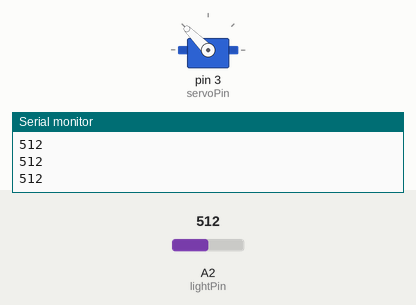
The sketch below on a simulated Arduino Uno, built with avr-gcc and run on an emulated ATmega328P. On the bench: servo, the last lines printed to the serial monitor. The inputs (shaded band) are chosen by the test bench; at power-on: A2 (lightPin) = 512.

Above: at 1.3 s.
1.4 s: A2 (lightPin) set to 716
At 2.4 s:
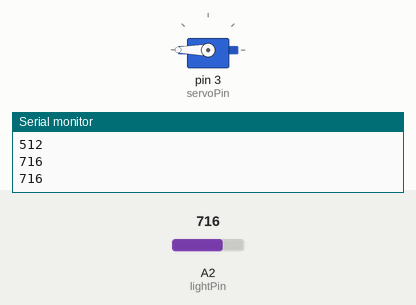
3.5 s: A2 (lightPin) set to 122
At 5.2 s:
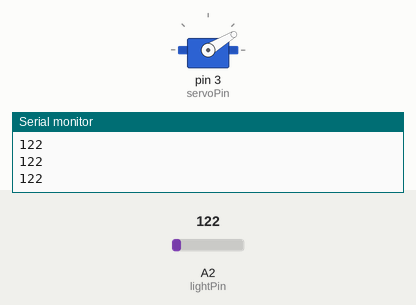
5.5 s: A2 (lightPin) set to 0
At 6.8 s:
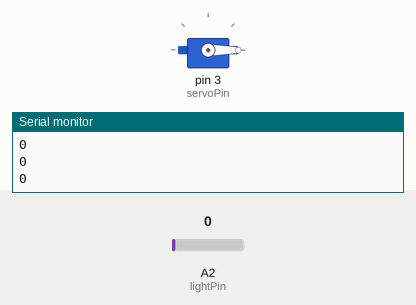
7.5 s: A2 (lightPin) set to 511
At 8.3 s:
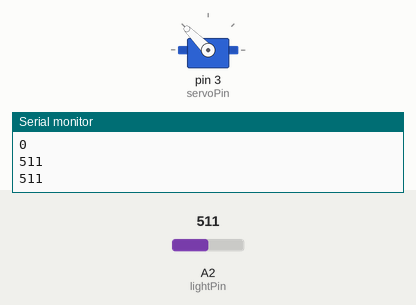
9.5 s: A2 (lightPin) set to 900
At 11.1 s:
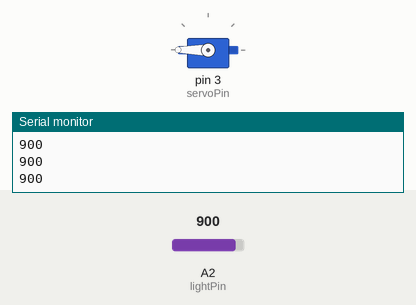
Timing chart, 0 to 12.5 s (numbered marks = the images above; inputs shaded):
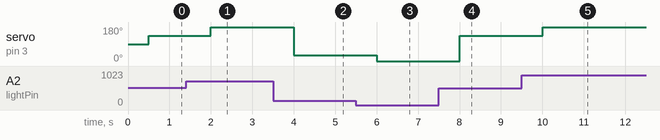

The sketch:

Servo.ino
```cpp
# include <Servo.h>
int servoPin = 3;
int servoPos;
Servo myServo;
int lightPin = A2;
int lightVal;


void setup()
{
  pinMode(lightPin, INPUT);
  myServo.attach(servoPin);
  Serial.begin(9600);
}

void loop()
{
  lightVal = analogRead(lightPin);
  Serial.println(lightVal);
  delay(500);
  servoPos = (180./673.)*(lightVal - 6);
  myServo.write(servoPos);
}
```

Measured:
- after the input at 1.4 s, servo on pin 3 (servoPin): 135° → 180° after 0.60 s
- after the input at 3.5 s, servo on pin 3 (servoPin): 180° → 31° after 0.50 s
- after the input at 5.5 s, servo on pin 3 (servoPin): 31° → 0° after 0.50 s
- after the input at 7.5 s, servo on pin 3 (servoPin): 0° → 135° after 0.51 s
- after the input at 9.5 s, servo on pin 3 (servoPin): 135° → 180° after 0.51 s
